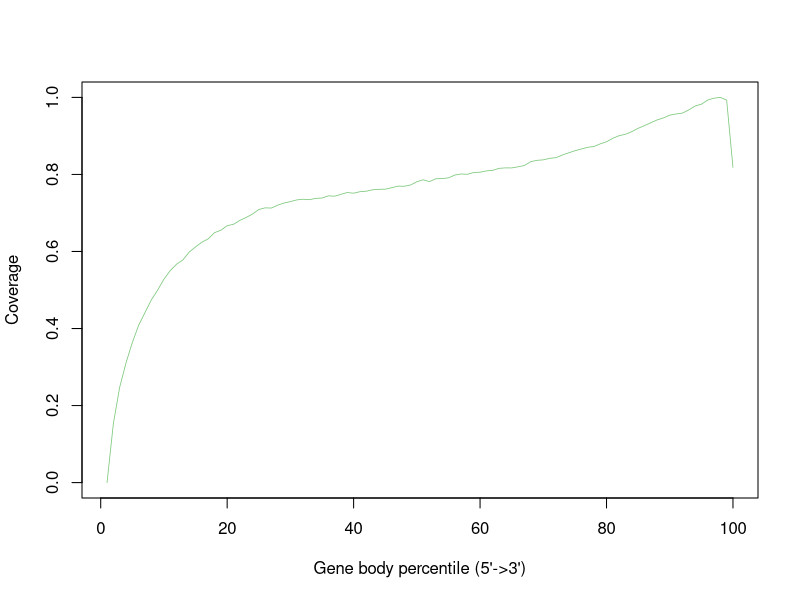

Reproduce this figure in R.
H9_FT_1_sorted <- c(0.0,0.15317699223169073,0.24748949591136618,0.3106465276841373,0.3636793082906491,0.4084065628317643,0.4413658195658078,0.47411819149252704,0.4996218718010563,0.5281838134795455,0.5505751688852341,0.5669897817390606,0.578048433075487,0.598538638649855,0.6119185400567098,0.6241306311695892,0.6327964963791993,0.648924395251272,0.6551197975719523,0.6669360980436472,0.6705556325781531,0.6807462286887441,0.6883428514272076,0.6970623370259866,0.7089829661887678,0.7132579102735273,0.7127824170704022,0.7203047815839603,0.7258761109454598,0.7294684871010362,0.7338730823747185,0.7356315399307303,0.7344989279087478,0.7378559314469338,0.7387102492176931,0.7444859944429778,0.743508799251467,0.7484271247000075,0.7530388580059926,0.7513076854413996,0.7551924098344985,0.7564623331009994,0.7601942995258996,0.7614194652774744,0.7616938978477776,0.765429852566087,0.7696480742556927,0.769355599405681,0.7725827618362103,0.7810878291845585,0.786094783375527,0.7814757698514139,0.7887932753574746,0.7893485344287846,0.7911267435331089,0.798431461177762,0.8012428915000605,0.8003919922665091,0.805145784785357,0.8057766948189536,0.8091721252476065,0.8107186334967268,0.8157825633078273,0.8170797082595024,0.816898715706216,0.8197685776922722,0.8231526763031433,0.8331026453780427,0.836646718868996,0.837854981853265,0.8417954157416042,0.843523359687723,0.850436085065867,0.8560046922588491,0.8614337724887521,0.8659719439385221,0.8704543425868071,0.8724607073966383,0.8793491864831039,0.8848124520850861,0.8939607108784817,0.9006542067316062,0.9042509510180594,0.9112649663875494,0.919747686631557,0.9268063329034839,0.9342587440167686,0.9415048400789302,0.9467203250395823,0.9539103317690361,0.9569502343280644,0.9592250176149626,0.9674823043219807,0.9776022506636077,0.9822665281526035,0.9931207003190001,0.9980076891764681,1.0,0.9932223068415692,0.8183313360213165)


pdf("/users/sparthib/retina_lrs/plots/gene_body_percentile/H9-FT_1.geneBodyCoverage.curves.pdf")
x=1:100
icolor = colorRampPalette(c("#7fc97f","#beaed4","#fdc086","#ffff99","#386cb0","#f0027f"))(1)
plot(x,H9_FT_1_sorted,type='l',xlab="Gene body percentile (5'->3')", ylab="Coverage",lwd=0.8,col=icolor[1])
dev.off()
